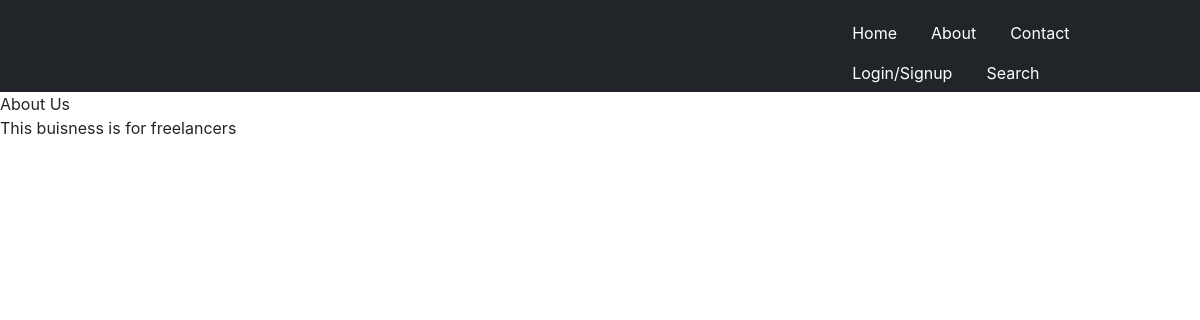
Page /aboutus/ on the earlier database version.
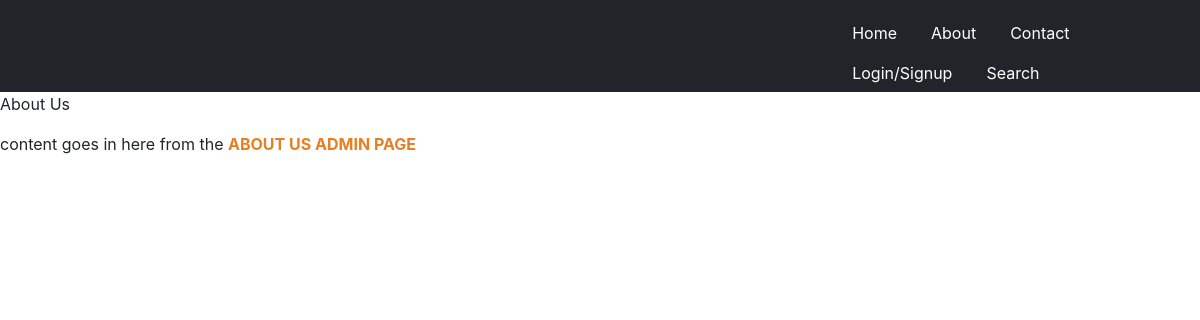
Same page on the later database version.
### aboutus/models.py (models this page shows)
class AboutUsContent(models.Model):
    information = RichTextField(config_name='default') ##text formatter for textarea fields. pip install django-ckeditor

### aboutus/views.py (the view)
# urls.py: path('aboutus/',about_view.aboutus, name = 'about_us'), #ne1freelance.com/aboutus - Displays the about us page
def aboutus(request):
    information = AboutUsContent.objects.get(id=1)
    return render(request,'aboutus/aboutus.html', {'information':information})

### templates/aboutus/aboutus.html (shortened to what this page needs)
<!DOCTYPE html>
<html lang="en">
<head>
    {% load static %}
    <link rel="stylesheet" href="{% static 'css/navbar.css' %}">
    <link rel="stylesheet" href="https://maxcdn.bootstrapcdn.com/bootstrap/4.5.0/css/bootstrap.min.css">
</head>
<body>
  {% if user.is_authenticated %}
  <nav class="logged_in-navbar">
     <ul class="nav nav-tabs" style="margin-left: 75%;">
         <li class="nav-item dropdown">
            <a class="nav-link dropdown-toggle" data-bs-toggle="dropdown" href="#" role="button" aria-expanded="false">
                <i class="fa-solid fa-circle active-status"></i>{{user.username}}
            </a>
            <ul class="dropdown-menu">
             <li><a class="dropdown-item" href="{% url 'job_form' %}">Create job</a></li>
             <li><a class="dropdown-item" href="{% url 'logout' %}">Logout</a></li>
           </ul>
         </li>
             <li class="nav-item"><a class="nav-link" href="#">About</a></li>
                 <li class="nav-item"><a class="nav-link" href="{% url 'contact' %}">Contact</a></li>
                     <li class="nav-item"><a class="nav-link" href="{% url 'search_jobs' %}">Search</a></li>
       </ul>
  </nav>
 {% else %}
  <nav class="logged_out-navbar">
    <ul class="nav nav-tabs" style="margin-left: 70%;">
        <li class="nav-item"><a class="nav-link" href="{% url 'home_page' %}">Home</a></li>
        <li class="nav-item"><a class="nav-link" href="#">About</a></li>
              <li class="nav-item"><a class="nav-link" href="{% url 'contact' %}">Contact</a></li>
                  <li class="nav-item"><a class="nav-link" href="{% url 'login' %}">Login/Signup</a></li>
                     <li class="nav-item"><a class="nav-link" href="{% url 'search_jobs' %}">Search</a></li>
      </ul>
  </nav>
 {% endif %}
    About Us
    <p>{{ information.information|safe }}</p>
</body>
</html>

Differences in the rows shown:
changed AboutUsContent: information "This buisness is for freelancers" → "content goes in here from the ABOUT US ADMIN PAGE"
